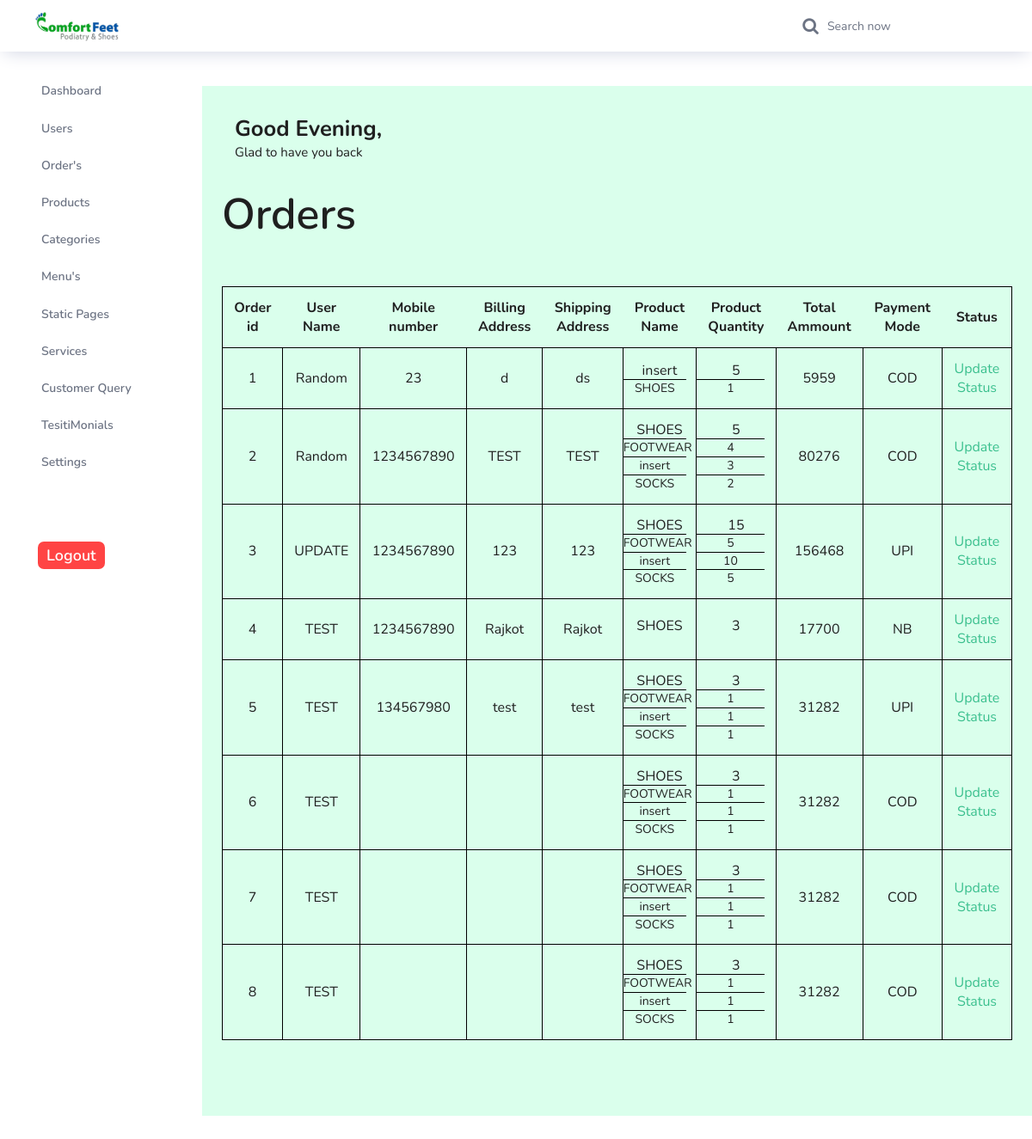
/admin/index.php?orders, run on the app's committed database.
### tables this page shows
CREATE TABLE `orders` (
  `order_id` int(11) NOT NULL,
  `u_id` varchar(255) NOT NULL,
  `username` varchar(255) NOT NULL,
  `billing_address` text NOT NULL,
  `shipping_address` text NOT NULL,
  `number` varchar(20) NOT NULL,
  `payment_mode` varchar(255) NOT NULL,
  `product_name` varchar(255) NOT NULL,
  `product_quantity` varchar(255) NOT NULL,
  `tot_ammount` double NOT NULL,
  `status` tinyint(1) NOT NULL DEFAULT 0,
  `time` timestamp NOT NULL DEFAULT current_timestamp() ON UPDATE current_timestamp()
);

### html/admin/index.php (the view, shortened to what this page needs)
<?php
require 'header.php';
?>
<div class="main-panel">
  <div class="content-wrapper">
    <div class="row">
      <div class="col-md-12 grid-margin">
        <div>
          <div>
            <h3 class="font-weight-bold"><p id="greeting" style="display: inline;
    font-size: 1.6rem;
    margin-bottom: 0.5rem;
    line-height: 1.3rem;"></p> <?php echo $_SESSION['admin'] ?></h3>
            <h6 class="font-weight-normal mb-0">Glad to have you back </h6>
                </div>
            </div>
          </div>
                              <?php
                              if (isset($_GET['orders'])) {
                              ?>
                                <h1>Orders</h1>
                                <div style="display: block;">
                                  <table style="width:100%;margin:50px 0px;text-align:center;">
                                    <th>Order id</th>
                                    <th>User Name</th>
                                    <th>Mobile number</th>
                                    <th>Billing Address</th>
                                    <th>Shipping Address</th>
                                    <th>Product Name</th>
                                    <th>Product Quantity</th>
                                    <th>Total Ammount</th>
                                    <th>Payment Mode</th>
                                    <th>Status</th>
                                    <?php
                                    $pages = mysqli_query($con, "SELECT * FROM `orders`");
                                    while ($page = mysqli_fetch_assoc($pages)) {
                                      $name = explode(",", $page['product_name']);
                                      $qty = explode(",", $page['product_quantity']);
                                    ?>
                                      <tr>
                                        <td><?php echo $page['order_id'] ?></td>
                                        <td><?php echo $page['username'] ?></td>
                                        <td><?php echo $page['number'] ?></td>
                                        <td><?php echo $page['billing_address'] ?></td>
                                        <td><?php echo $page['shipping_address'] ?></td>
                                        <td><?php echo implode('<p style="border-bottom:0px solid black;border-top:1px solid black;width: 125%;margin: -1px -13px;">', $name); ?></p></td>
                                        <td><?php echo implode('<p style="border-bottom:0px solid black;border-top:1px solid black;width: 120%;margin: -1px -13px;">', $qty); ?></p></td>
                                        <td><?php echo $page['tot_ammount'] ?></td>
                                        <td><?php echo $page['payment_mode'] ?></td>
                                        <td><a href="order.php?id=<?php echo $page['order_id'] ?>">Update Status</a></td>
                                      </tr>
                                  <?php
                                    }
                                  }
                                  ?>
                                  </table>
                                  </div>
                                </div>
                            </div>
                            </body>
                            </html>

### data on the page
orders: order_id "1", username "Random", number "23", billing_address "d", shipping_address "ds", product_name "insert SHOES", product_quantity "5 1", tot_ammount "5959", payment_mode "COD"
orders: order_id "2", username "Random", number "1234567890", billing_address "TEST", shipping_address "TEST", product_name "SHOES FOOTWEAR insert SOCKS", product_quantity "5 4 3 2", tot_ammount "80276", payment_mode "COD"
orders: order_id "3", username "UPDATE", number "1234567890", billing_address "123", shipping_address "123", product_name "SHOES FOOTWEAR insert SOCKS", product_quantity "15 5 10 5", tot_ammount "156468", payment_mode "UPI"
orders: order_id "4", username "TEST", number "1234567890", billing_address "Rajkot", shipping_address "Rajkot", product_name "SHOES", product_quantity "3", tot_ammount "17700", payment_mode "NB"
orders: order_id "5", username "TEST", number "134567980", billing_address "test", shipping_address "test", product_name "SHOES FOOTWEAR insert SOCKS", product_quantity "3 1 1 1", tot_ammount "31282", payment_mode "UPI"
orders: order_id "6", username "TEST", product_name "SHOES FOOTWEAR insert SOCKS", product_quantity "3 1 1 1", tot_ammount "31282", payment_mode "COD"
orders: order_id "7", username "TEST", product_name "SHOES FOOTWEAR insert SOCKS", product_quantity "3 1 1 1", tot_ammount "31282", payment_mode "COD"
orders: order_id "8", username "TEST", product_name "SHOES FOOTWEAR insert SOCKS", product_quantity "3 1 1 1", tot_ammount "31282", payment_mode "COD"
